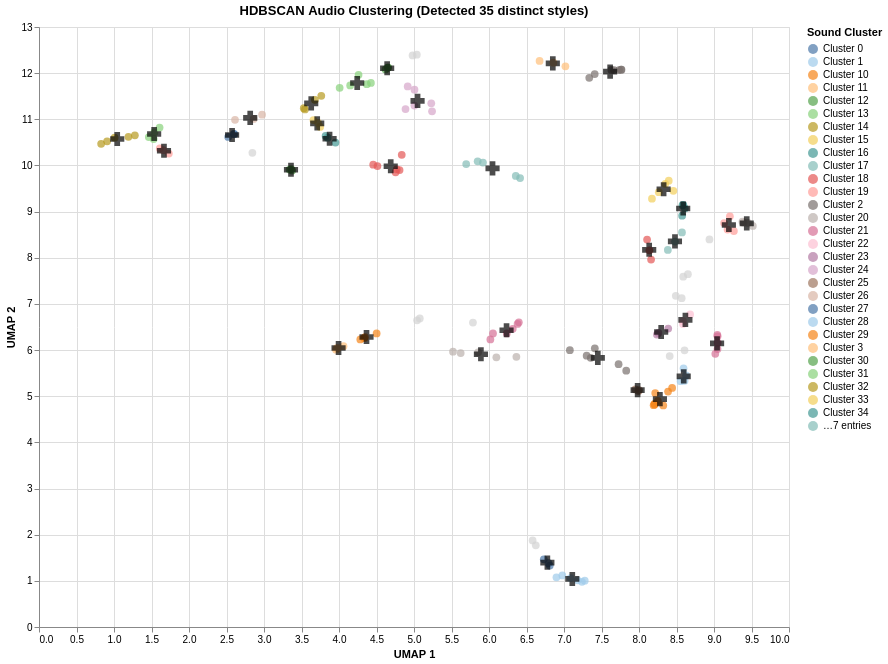

Here is the notebook cell this chart was saved with:
### Markdown cell above
# Tuning UMAP Parameters

### Code cell
from sklearn.cluster import HDBSCAN
from sklearn.metrics import silhouette_score
from itertools import product
import warnings
warnings.filterwarnings('ignore')

def tune_umap_params(X):
    umap_neighbors = [3, 5, 8, 10, 12, 15, 20, 24, 30, 35, 40, 50]
    umap_min_dist = [0.0, 0.05, 0.1, 0.25, 0.50, 0.75, 0.85, 0.99]

    hdb_min_cluster_size = [3, 4, 5, 7, 10, 15]
    hdb_min_samples = [1, 2, 3, 5, 8, 12]

    results = []

    for n, min_dist in product(umap_neighbors, umap_min_dist):
        ump = umap.UMAP(n_neighbors=n, min_dist=min_dist, n_components=2, random_state=42, n_jobs=-1)
        X_2d = ump.fit_transform(X)

        for min_c, min_s in product(hdb_min_cluster_size, hdb_min_samples):
            # Chce więcej klastrów więc zmieniam metode klastrowania na liściastą
            clusterer = HDBSCAN(min_cluster_size=min_c, min_samples=min_s, cluster_selection_method='leaf')
            labels = clusterer.fit_predict(X_2d)

            # Nie chcemy brać pod uwagę szumu (label = -1) w liczeniu score
            clustered_mask = labels != -1
            n_clusters = len(set(labels)) - (1 if -1 in labels else 0)

            # Jeśli wszystko jest szumem albo jest tylko jeden klaster to nas to nie interesuje
            if n_clusters < 2 or np.sum(clustered_mask) < len(labels) * 0.5:
                continue

            score_2d = silhouette_score(X_2d[clustered_mask], labels[clustered_mask])
            score_original = silhouette_score(X[clustered_mask], labels[clustered_mask])
            noise_ratio = np.sum(labels == -1) / len(labels)

            # Lekko promujemy rozwiązania, które mają więcej klastrów 
            adjusted_score = score_original + (0.008 * n_clusters)

            results.append({
                'n_neighbors': n,
                'min_dist': min_dist,
                'min_cluster_size': min_c,
                'min_samples': min_s,
                'score_original': score_original,
                'adjusted_score': adjusted_score, 
                'score_2d': score_2d,
                'noise_ratio': noise_ratio,
                'n_clusters': n_clusters,
                'embedding': X_2d,
                'labels': labels
            })

    df_res = pd.DataFrame(results)
    df_res = df_res[df_res['noise_ratio'] < 0.35]
    best_result = df_res.sort_values(by='adjusted_score', ascending=False).iloc[0]
    # best_result = df_res.sort_values(by='score_2d', ascending=False).iloc[0]

    print("\n--- WYNIKI OPTYMALIZACJI HDBSCAN ---")
    print(f"Params: UMAP(n={best_result['n_neighbors']}, min_dist={best_result['min_dist']}) \n HDBSCAN(min_cluster_size={best_result['min_cluster_size']}, min_samples={best_result['min_samples']})")
    print(f"Liczba wykrytych klastrów: {int(best_result['n_clusters'])}")
    print(f"Odrzucone utwory (Szum): {best_result['noise_ratio']:.2%}")
    print(f"Jakość Silhouette w og przestrzeni: {best_result['score_original']:.4f}")
    print(f"Jakość Silhouette w 2d przestrzeni: {best_result['score_2d']:.4f}")

    return best_result['embedding'], best_result['labels'], best_result['n_clusters']

def create_scatter_hdbscan(X, labels, id, title, titles, albums):
    cluster_names = []
    for l in labels:
        if l == -1:
            cluster_names.append("Noise (Unclassified)")
        else:
            cluster_names.append(f"Cluster {l}")
            
    df_vis = pd.DataFrame({
        'x': X[:, 0],
        'y': X[:, 1],
        'Title': titles,
        'Original_Album': albums,
        'Cluster': cluster_names,
        'IsNoise': [1 if l == -1 else 0 for l in labels]
    })

    # Centroidy liczymy tylko dla poprawnych klastrów (bez szumu)
    df_centroids = df_vis[df_vis['IsNoise'] == 0].groupby('Cluster')[['x', 'y']].mean().reset_index()
    df_centroids['Title'] = df_centroids['Cluster'].apply(lambda x: f"CENTER of {x}")

    songs = alt.Chart(df_vis).mark_circle(size=60).encode(
        x=alt.X('x', title='UMAP 1'),
        y=alt.Y('y', title='UMAP 2'),
        color=alt.condition(
            alt.datum.Cluster == 'Noise (Unclassified)',
            alt.value('lightgray'), 
            alt.Color('Cluster', scale=alt.Scale(scheme='tableau20'), title='Sound Cluster') 
        ),
        tooltip=['Title', 'Original_Album', 'Cluster'] 
    ).interactive()

    centers = alt.Chart(df_centroids).mark_point(
        shape='cross', 
        size=200,
        filled=True, 
        color='black'
    ).encode(
        x='x',
        y='y',
        tooltip=['Title']
    )
    
    chart = (songs + centers).properties(
        title=title,
        width=750,
        height=600
    )

    filename = f'scatter_hdbscan_{id}.html'
    chart.save(filename)
    chart.show() 


best_embedding, best_labels, best_k = tune_umap_params(df_scaled)
create_scatter_hdbscan(
        best_embedding,
        best_labels,
        id="sound_groups",
        title=f"HDBSCAN Audio Clustering (Detected {best_k} distinct styles)",
        titles=titles,
        albums=albums
    )

### Figure 1 — Vega-Lite specification as saved in the notebook (floating-point values rounded to 4 significant figures; data arrays with more than 128 entries replaced by an {"elided": "..."} marker saying what was removed)
{"config": {"view": {"continuousWidth": 300, "continuousHeight": 300}}, "layer": [{"data": {"name": "data-fe96c2c8999ee03872d690cb45b1cc23"}, "mark": {"type": "circle", "size": 60}, "encoding": {"color": {"condition": {"test": "(datum.Cluster === 'Noise (Unclassified)')", "value": "lightgray"}, "field": "Cluster", "scale": {"scheme": "tableau20"}, "title": "Sound Cluster", "type": "nominal"}, "tooltip": [{"field": "Title", "type": "nominal"}, {"field": "Original_Album", "type": "nominal"}, {"field": "Cluster", "type": "nominal"}], "x": {"field": "x", "title": "UMAP 1", "type": "quantitative"}, "y": {"field": "y", "title": "UMAP 2", "type": "quantitative"}}, "name": "view_89a508cdd06d1a3a_0"}, {"data": {"name": "data-118cba33ac0d0e6b9884e3e8df131061"}, "mark": {"type": "point", "color": "black", "filled": true, "shape": "cross", "size": 200}, "encoding": {"tooltip": [{"field": "Title", "type": "nominal"}], "x": {"field": "x", "type": "quantitative"}, "y": {"field": "y", "type": "quantitative"}}}], "height": 600, "params": [{"name": "param_1e9efca18e7a2868", "select": {"type": "interval", "encodings": ["x", "y"]}, "bind": "scales", "views": ["view_89a508cdd06d1a3a_0"]}], "title": "HDBSCAN Audio Clustering (Detected 35 distinct styles)", "width": 750, "$schema": "https://vega.github.io/schema/vega-lite/v6.1.0.json", "datasets": {"data-fe96c2c8999ee03872d690cb45b1cc23": {"elided": "164 records"}, "data-118cba33ac0d0e6b9884e3e8df131061": [{"Cluster": "Cluster 0", "x": 6.778, "y": 1.394, "Title": "CENTER of Cluster 0"}, {"Cluster": "Cluster 1", "x": 7.111, "y": 1.041, "Title": "CENTER of Cluster 1"}, {"Cluster": "Cluster 10", "x": 4.367, "y": 6.282, "Title": "CENTER of Cluster 10"}, {"Cluster": "Cluster 11", "x": 3.994, "y": 6.044, "Title": "CENTER of Cluster 11"}, {"Cluster": "Cluster 12", "x": 3.36, "y": 9.907, "Title": "CENTER of Cluster 12"}, {"Cluster": "Cluster 13", "x": 1.535, "y": 10.68, "Title": "CENTER of Cluster 13"}, {"Cluster": "Cluster 14", "x": 1.043, "y": 10.57, "Title": "CENTER of Cluster 14"}, {"Cluster": "Cluster 15", "x": 8.328, "y": 9.485, "Title": "CENTER of Cluster 15"}, {"Cluster": "Cluster 16", "x": 8.589, "y": 9.067, "Title": "CENTER of Cluster 16"}, {"Cluster": "Cluster 17", "x": 8.479, "y": 8.356, "Title": "CENTER of Cluster 17"}, {"Cluster": "Cluster 18", "x": 8.136, "y": 8.173, "Title": "CENTER of Cluster 18"}, {"Cluster": "Cluster 19", "x": 9.198, "y": 8.709, "Title": "CENTER of Cluster 19"}, {"Cluster": "Cluster 2", "x": 7.615, "y": 12.03, "Title": "CENTER of Cluster 2"}, {"Cluster": "Cluster 20", "x": 9.437, "y": 8.747, "Title": "CENTER of Cluster 20"}, {"Cluster": "Cluster 21", "x": 9.041, "y": 6.146, "Title": "CENTER of Cluster 21"}, {"Cluster": "Cluster 22", "x": 8.619, "y": 6.655, "Title": "CENTER of Cluster 22"}, {"Cluster": "Cluster 23", "x": 8.296, "y": 6.391, "Title": "CENTER of Cluster 23"}, {"Cluster": "Cluster 24", "x": 5.048, "y": 11.4, "Title": "CENTER of Cluster 24"}, {"Cluster": "Cluster 25", "x": 7.982, "y": 5.132, "Title": "CENTER of Cluster 25"}, {"Cluster": "Cluster 26", "x": 2.816, "y": 11.03, "Title": "CENTER of Cluster 26"}, {"Cluster": "Cluster 27", "x": 2.575, "y": 10.66, "Title": "CENTER of Cluster 27"}, {"Cluster": "Cluster 28", "x": 8.596, "y": 5.429, "Title": "CENTER of Cluster 28"}, {"Cluster": "Cluster 29", "x": 8.279, "y": 4.938, "Title": "CENTER of Cluster 29"}, {"Cluster": "Cluster 3", "x": 6.851, "y": 12.21, "Title": "CENTER of Cluster 3"}, {"Cluster": "Cluster 30", "x": 4.642, "y": 12.11, "Title": "CENTER of Cluster 30"}, {"Cluster": "Cluster 31", "x": 4.243, "y": 11.79, "Title": "CENTER of Cluster 31"}, {"Cluster": "Cluster 32", "x": 3.63, "y": 11.35, "Title": "CENTER of Cluster 32"}, {"Cluster": "Cluster 33", "x": 3.709, "y": 10.91, "Title": "CENTER of Cluster 33"}, {"Cluster": "Cluster 34", "x": 3.874, "y": 10.58, "Title": "CENTER of Cluster 34"}, {"Cluster": "Cluster 4", "x": 6.047, "y": 9.936, "Title": "CENTER of Cluster 4"}, {"Cluster": "Cluster 5", "x": 4.69, "y": 9.983, "Title": "CENTER of Cluster 5"}, {"Cluster": "Cluster 6", "x": 1.666, "y": 10.32, "Title": "CENTER of Cluster 6"}, {"Cluster": "Cluster 7", "x": 7.451, "y": 5.832, "Title": "CENTER of Cluster 7"}, {"Cluster": "Cluster 8", "x": 5.892, "y": 5.91, "Title": "CENTER of Cluster 8"}, {"Cluster": "Cluster 9", "x": 6.234, "y": 6.43, "Title": "CENTER of Cluster 9"}]}}
